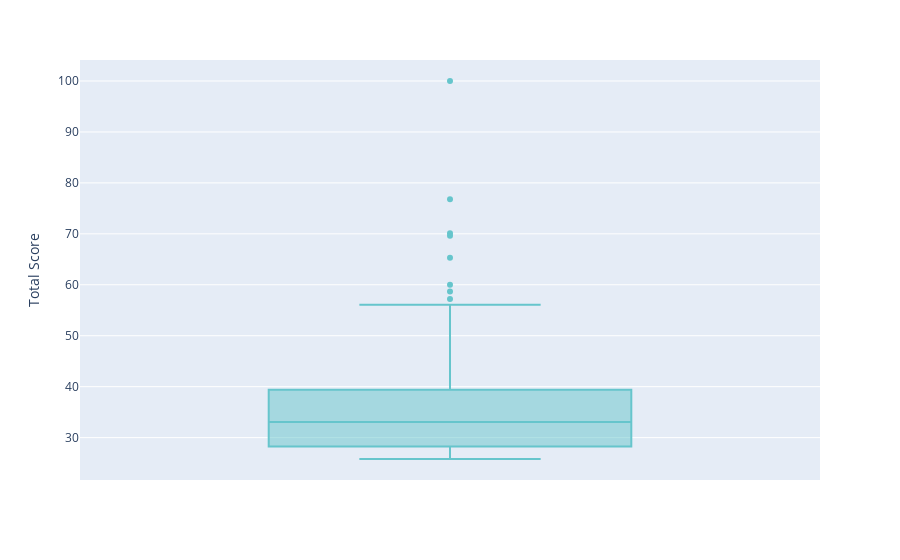

The notebook cell this image was saved under:
### Code cell
fig = px.box(Uni_df['ARWU'], y="Total Score",color_discrete_sequence=px.colors.qualitative.Pastel)

fig.show()

### Figure 1 — Plotly figure (JSON) as saved in the notebook; plotly's stock layout.template omitted (floating-point values rounded to 4 significant figures)
{"data": [{"alignmentgroup": "True", "hovertemplate": "Total Score=%{y}<extra></extra>", "legendgroup": "", "marker": {"color": "rgb(102, 197, 204)"}, "name": "", "notched": false, "offsetgroup": "", "orientation": "v", "showlegend": false, "type": "box", "x0": " ", "xaxis": "x", "y": [100, 76.8, 70.1, 69.6, 65.3, 60, 58.7, 57.2, 56.1, 55.1, 53.2, 50.4, 50.2, 47.9, 47.5, 47, 46.8, 46.6, 45.9, 45.6, 45.5, 40.5, 40.3, 39.8, 39.5, 39.3, 39.1, 39, 38, 37.3, 37.2, 36.6, 36.1, 35.9, 35.4, 34.7, 34.6, 34.5, 34.4, 34.3, 34.2, 34.2, 33.9, 33.8, 33.8, 33.8, 33.6, 33.4, 33.3, 33.1, 33, 32.9, 32.6, 32, 32, 31.7, 31.5, 31.5, 31.4, 30.8, 30.7, 30.3, 30.3, 30.2, 30.2, 30.1, 30, 30, 29.7, 29.5, 29.3, 29.3, 29.1, 28.9, 28.4, 28.1, 27.9, 27.7, 27.5, 27.5, 27.4, 27.3, 27.2, 27.2, 27.2, 27.2, 27, 26.9, 26.8, 26.7, 26.7, 26.5, 26.5, 26.4, 26.3, 26.1, 26.1, 25.9, 25.8, 25.8], "y0": " ", "yaxis": "y"}], "layout": {"boxmode": "group", "legend": {"tracegroupgap": 0}, "margin": {"t": 60}, "xaxis": {"anchor": "y", "domain": [0, 1]}, "yaxis": {"anchor": "x", "domain": [0, 1], "title": {"text": "Total Score"}}}}
